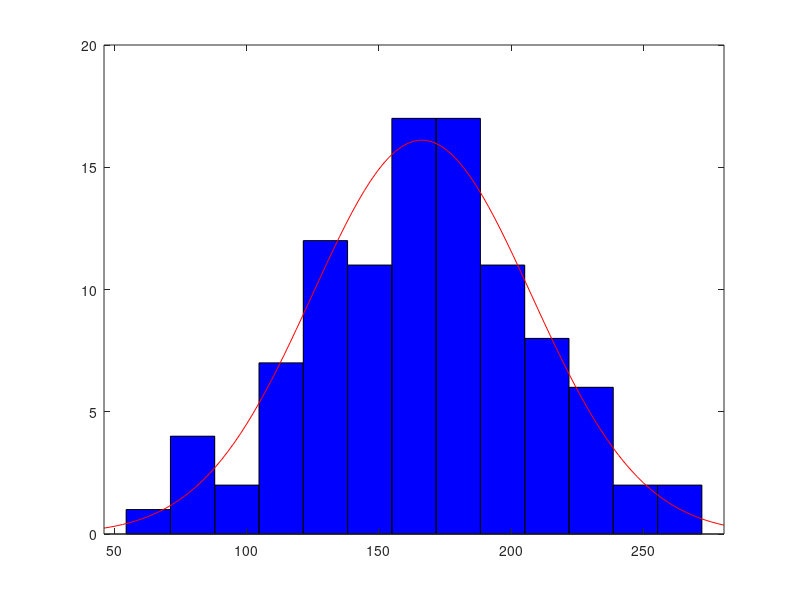

Recreate this plot in MATLAB.
%Name: Asislo Alfiler IV
%CS 582
%Assignment 1
%Professor Konopka
sampleData = [151.38 ;172.98 ;149.87 ;190.18 ;181.77 ;134.76 ;220.21 ;164.65 ;180.33 ;208.4 ;212.9 ;200.65 ;123.17 ;77.42 ;202.57 ;213.9 ;152.83 ;183.82 ;231.4 ;172.78 ;129.76 ;183.17 ;172.16 ;192.19 ;191.13 ;174.91 ;143.75 ;223.71 ;134.93 ;171.14 ;226.75 ;134.75 ;155.43 ;145.3 ;164.04 ;206.53 ;195.19 ;156.97 ;166.69 ;179.92 ;192.25 ;149.56 ;227.72 ;157.42 ;172.87 ;151.11 ;175.05 ;118.6 ;161.04 ;248.89 ;127.85 ;121.45 ;165.9 ;177.67 ;272.09 ;178.31 ;256.07 ;168.08 ;158.87 ;236.54 ;199.2 ;118.32 ;116.87 ;136.03 ;227.63 ;239.38 ;179.64 ;153.41 ;54.57 ;206.35 ;145.69 ;115.3 ;207.34 ;210.56 ;117.11 ;158.85 ;160.12 ;82.9 ;170.3 ;140.88 ;181.14 ;123.48 ;137.13 ;95.03 ;146.7 ;85.05 ;156.27 ;103.3 ;167.99 ;183.22 ;160.76 ;189.02 ;122 ;203 ;82.2 ;194.7 ;125.13 ;135.35 ;120.39 ;184.57];
%a. 
sampleMean = mean(sampleData)
sampleStd = std(sampleData)
disp('Likelihood function: (1/sampleStd*sqrt(2*pi))*exp(-(sampleData-sampleMean).^2/(2*sampleStd^2))')
%b.
mleData = mle(sampleData)
sampleVar = var(sampleData)
%c&d.
histfit(sampleData,floor(max(sampleData)*.05))
disp('e. This curve depicts the the distribution of a random sample of men ages 20-29. A random man within the specified age range is more likely to be around the highest part of the curve.')
